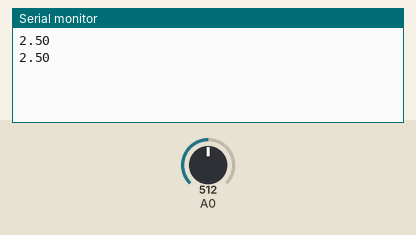
Simulated run of this sketch. Board: Arduino Uno, built with avr-gcc and run on an emulated ATmega328P. On the bench: the last lines printed to the serial monitor. The inputs (shaded band) are chosen by the test bench; at power-on: A0 = 512.

Above: at 1.8 s.
1.9 s: A0 set to 716
At 2.8 s:
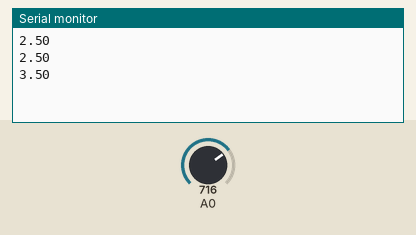
3.4 s: A0 set to 900
At 4.8 s:
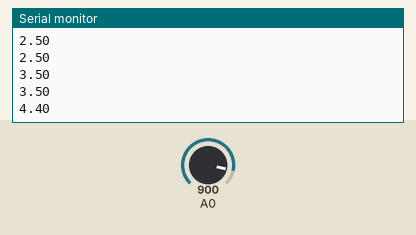
Timing chart, 0 to 6.4 s (numbered marks = the images above; inputs shaded):
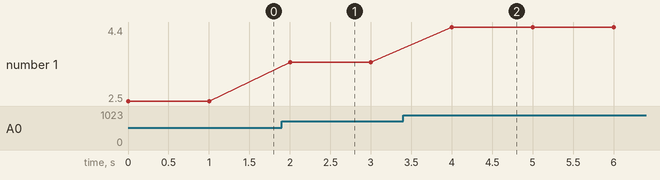

The sketch:

calc_val.ino.ino
```cpp
int canVal;
float Tension;

void setup() {
  // initialiser liaison série:
  Serial.begin(9600);
}

void loop() {

   canVal = analogRead(A0);

   Tension = canVal * 5.0 /1023;

   Serial.println(Tension);

   delay(1000) ; // attente d’une seconde

}
```

Measured:
- after the input at 1.9 s, the serial monitor: prints a new line after 0.10 s (image 1)
- after the input at 3.4 s, the serial monitor: prints a new line after 0.60 s (image 2)
- plotted number 1: 2.5 → 3.5 after the input at 1.9 s, 3.5 → 4.4 after the input at 3.4 s
